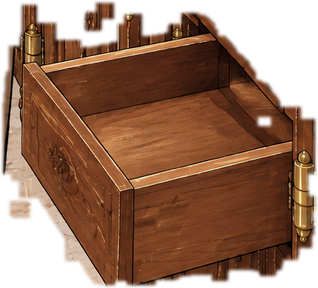
#> input picture assets/gfx/cutouts/st_w2_lowdrawer_open.png, 318 x 288 px
$ python -i despeckle.py   (imports and definitions only)
#> lines starting #> are read from the running program, lines starting #| are printed output that depends on the picture; after the words box and inside, x2 and y2 are one past the last pixel; in counts of white or black regions, pixels touching at a corner belong together
#> further down, picture is the input picture: PIL image 318x288 RGBA; mean R, G, B, A 121.8, 75.5, 48.1, 186.9
#!/usr/bin/env python3
"""«Снег» — одиночные тёмные или светлые точки после многократных перегенераций: найти и убрать.

  python tools/assets/despeckle.py report ПАПКА|ФАЙЛ …            — сколько точек на каждой картинке
  python tools/assets/despeckle.py fix ВХОД.png ВЫХОД.png [--thr 38] [--max 6] [--sheet ЛИСТ.png]

Точка — связная группа не больше --max пикселей, которая темнее (или светлее) медианы
окрестности 7×7 больше чем на --thr по яркости, и вокруг которой светлый (тёмный) фон.
Контуры рисунка — длинные связные линии — под это правило не попадают и не трогаются.
Найденные точки заменяются медианой окрестности. --sheet — лист «было / стало» кусками ×3.
"""
import argparse
import sys
from pathlib import Path

import numpy as np
from PIL import Image, ImageDraw, ImageFilter

try:
    from scipy import ndimage
except ImportError:  # pragma: no cover
    ndimage = None


def specks(img, thr=38, max_px=6):
#> called with thr = 38, max_px = 6
    g = np.asarray(img.convert("L"), dtype=np.int16)
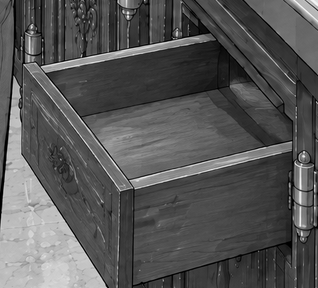
#> g: shape (288, 318) int16; min 0, max 246, mean 86.3
    med = np.asarray(img.convert("L").filter(ImageFilter.MedianFilter(7)), dtype=np.int16)
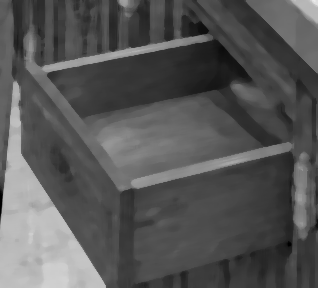
#> med: shape (288, 318) int16; min 0, max 233, mean 86.4
    mask = np.abs(g - med) > thr
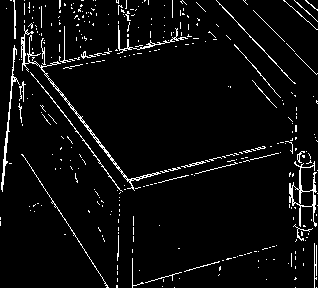
#> mask: shape (288, 318) bool; 4.8% white in thin lines or dots
    lab, n = ndimage.label(mask)
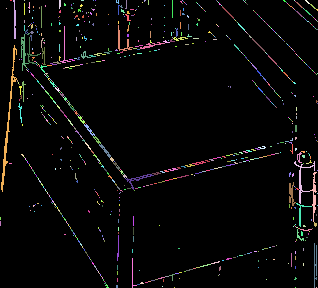
#> lab: shape (288, 318) int32; 941 distinct labels, from 0 to 940; one colour per label, 0 black
#> n = 940
    if not n:
        return np.zeros_like(mask)
    sizes = ndimage.sum(mask, lab, index=np.arange(1, n + 1))
#> sizes = 940 values, max 320 at index 275, min 1 at index 2, mean 4.64
    small = np.zeros(n + 1, dtype=bool)
    small[1:] = sizes <= max_px
    sel = small[lab]
#> sel: shape (288, 318) bool; 1.8% white in thin lines or dots
    # у настоящей точки вокруг почти нет других отклонений (иначе это штрих рисунка)
    ring = ndimage.binary_dilation(sel, iterations=2) & ~sel
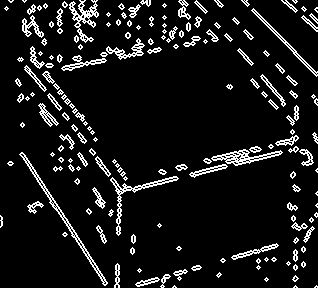
#> ring: shape (288, 318) bool; 9.1% white in thin lines or dots
    busy = ndimage.uniform_filter((mask & ~sel).astype(np.float32), size=7) > 0.12
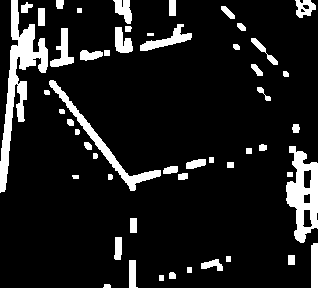
#> busy: shape (288, 318) bool; 11.4% white; 52 white regions, largest, box (x1, y1, x2, y2) and area: (0, 0, 48, 193) 2629, (286, 146, 318, 243) 1745, (49, 80, 161, 191) 1201
    sel &= ~busy
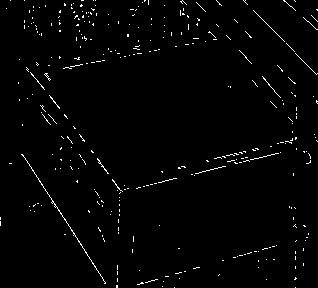
#> sel: shape (288, 318) bool; 1.6% white in thin lines or dots
    return sel


# [64 lines left out: functions fix, main, not called in this run]


# [2 lines not run here, left out]

>>> from PIL import Image
>>> picture = Image.open('../../assets/gfx/cutouts/st_w2_lowdrawer_open.png')
>>> result = specks(picture)
